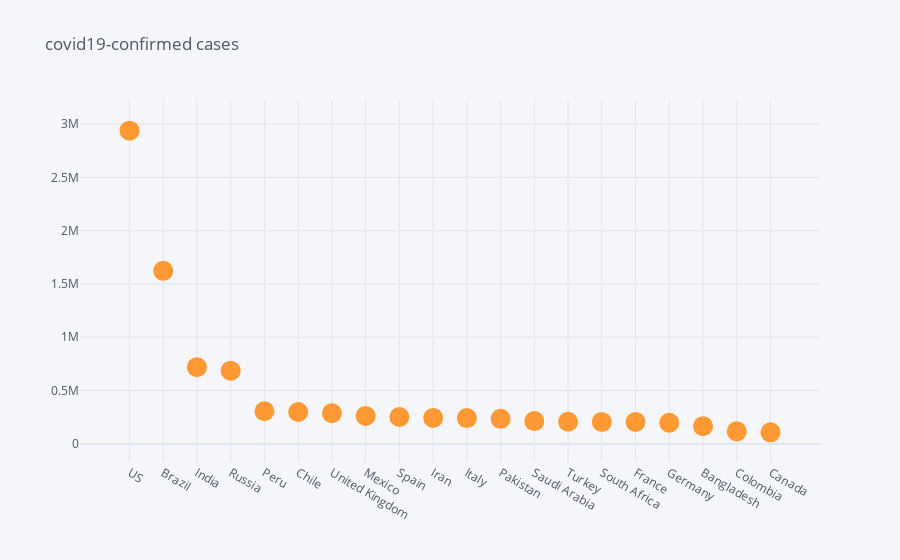

This figure's notebook cell:
### Code cell
sorted_country_confirmed.head(20).iplot(kind='scatter',x='country',y='confirmed',mode='markers',size=20,title = 'covid19-confirmed cases')

### Figure 1 — Plotly figure (JSON) as saved in the notebook; plotly's stock layout.template omitted (floating-point values rounded to 4 significant figures)
{"data": [{"line": {"color": "rgba(255, 153, 51, 1.0)", "dash": "solid", "shape": "linear", "width": 1.3}, "marker": {"size": 20, "symbol": "circle"}, "mode": "markers", "name": "confirmed", "text": "", "type": "scatter", "x": ["US", "Brazil", "India", "Russia", "Peru", "Chile", "United Kingdom", "Mexico", "Spain", "Iran", "Italy", "Pakistan", "Saudi Arabia", "Turkey", "South Africa", "France", "Germany", "Bangladesh", "Colombia", "Canada"], "y": [2938624, 1623284, 719664, 686852, 305703, 298557, 287291, 261750, 251789, 243051, 241819, 234509, 213716, 206844, 205721, 205597, 198079, 165618, 117412, 107815]}], "layout": {"legend": {"bgcolor": "#F5F6F9", "font": {"color": "#4D5663"}}, "paper_bgcolor": "#F5F6F9", "plot_bgcolor": "#F5F6F9", "title": {"font": {"color": "#4D5663"}, "text": "covid19-confirmed cases"}, "xaxis": {"gridcolor": "#E1E5ED", "showgrid": true, "tickfont": {"color": "#4D5663"}, "title": {"font": {"color": "#4D5663"}, "text": ""}, "zerolinecolor": "#E1E5ED"}, "yaxis": {"gridcolor": "#E1E5ED", "showgrid": true, "tickfont": {"color": "#4D5663"}, "title": {"font": {"color": "#4D5663"}, "text": ""}, "zerolinecolor": "#E1E5ED"}}}
